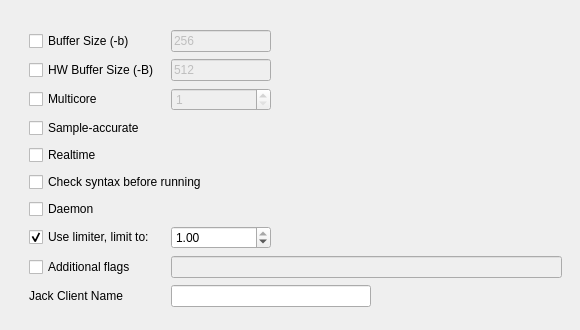
         <widget class="QWidget" name="tab_14">
          <attribute name="title">
           <string>Advanced</string>
          </attribute>
          <widget class="QFrame" name="frame">
           <property name="geometry">
            <rect>
             <x>20</x>
             <y>20</y>
             <width>551</width>
             <height>301</height>
            </rect>
           </property>
           <property name="sizePolicy">
            <sizepolicy hsizetype="Preferred" vsizetype="Fixed">
             <horstretch>0</horstretch>
             <verstretch>0</verstretch>
            </sizepolicy>
           </property>
           <layout class="QGridLayout" name="gridLayout_10">
            <property name="spacing">
             <number>6</number>
            </property>
            <item row="13" column="0">
             <widget class="QCheckBox" name="AdditionalFlagsCheckBox">
              <property name="toolTip">
               <string>Extra command line flags passed to Csound</string>
              </property>
              <property name="text">
               <string>Additional flags</string>
              </property>
             </widget>
            </item>
            <item row="14" column="0">
             <widget class="QLabel" name="label_6">
              <property name="text">
               <string>Jack Client Name</string>
              </property>
             </widget>
            </item>
            <item row="12" column="0">
             <widget class="QCheckBox" name="limiterCheckBox">
              <property name="enabled">
               <bool>true</bool>
              </property>
              <property name="toolTip">
               <string extracomment="Requires Csound 6.16 or later"/>
              </property>
              <property name="whatsThis">
               <string extracomment="Requires Csound 6.16 or later"/>
              </property>
              <property name="text">
               <string>Use limiter, limit to:</string>
              </property>
              <property name="checked">
               <bool>true</bool>
              </property>
             </widget>
            </item>
            <item row="12" column="2">
             <widget class="QDoubleSpinBox" name="limiterSpinBox">
              <property name="enabled">
               <bool>true</bool>
              </property>
              <property name="maximumSize">
               <size>
                <width>100</width>
                <height>16777215</height>
               </size>
              </property>
              <property name="minimum">
               <double>0.010000000000000</double>
              </property>
              <property name="maximum">
               <double>1.000000000000000</double>
              </property>
              <property name="singleStep">
               <double>0.010000000000000</double>
              </property>
              <property name="value">
               <double>1.000000000000000</double>
              </property>
             </widget>
            </item>
            <item row="2" column="2">
             <widget class="QLineEdit" name="BufferSizeLineEdit">
              <property name="enabled">
               <bool>false</bool>
              </property>
              <property name="maximumSize">
               <size>
                <width>100</width>
                <height>16777215</height>
               </size>
              </property>
              <property name="toolTip">
               <string>&lt;html&gt;&lt;head/&gt;&lt;body&gt;&lt;p&gt;1. For &lt;span style=&quot; font-weight:600;&quot;&gt;portaudio&lt;/span&gt;, -B suggests a latency, -b is used to set the buffersize.&lt;/p&gt;&lt;p&gt;2. For &lt;span style=&quot; font-weight:600;&quot;&gt;coreaudio&lt;/span&gt;, &lt;span style=&quot; font-weight:600;&quot;&gt;-B&lt;/span&gt; is the size of the internal buffer, &lt;span style=&quot; font-weight:600;&quot;&gt;-b&lt;/span&gt; is used for the actual IO buffer size.&lt;/p&gt;&lt;p&gt;3. For &lt;span style=&quot; font-weight:600;&quot;&gt;jack&lt;/span&gt;, &lt;span style=&quot; font-weight:600;&quot;&gt;-B&lt;/span&gt; is used to determine the number of buffers used in conjunction with -b , num = (N + M + 1) / M. &lt;span style=&quot; font-weight:600;&quot;&gt;-b&lt;/span&gt; is the size of each buffer.&lt;/p&gt;&lt;p&gt;4. For &lt;span style=&quot; font-weight:600;&quot;&gt;alsa&lt;/span&gt;, &lt;span style=&quot; font-weight:600;&quot;&gt;-B&lt;/span&gt; is the buffer size, &lt;span style=&quot; font-weight:600;&quot;&gt;-b&lt;/span&gt; is the period size&lt;/p&gt;&lt;p&gt;5. For &lt;span style=&quot; font-weight:600;&quot;&gt;pulse&lt;/span&gt;, &lt;span style=&quot; font-weight:600;&quot;&gt;-b&lt;/span&gt; is the actual buffersize passed to the device, &lt;span style=&quot; font-weight:600;&quot;&gt;-B&lt;/span&gt; is not used.&lt;/p&gt;&lt;p&gt;Use power-of-two values for &lt;span style=&quot; font-weight:600;&quot;&gt;ksmps&lt;/span&gt; (which is the same as &amp;quot;block size&amp;quot; in PureData or &amp;quot;vector size&amp;quot; in Max). Make sure  ksmps divides buffer size with no remainder. So, for -b 128, use ksmps = 128, 64, 32, 16, etc.&lt;/p&gt;&lt;/body&gt;&lt;/html&gt;</string>
              </property>
              <property name="text">
               <string>256</string>
              </property>
             </widget>
            </item>
            <item row="4" column="0">
             <widget class="QCheckBox" name="multicoreCheckBox">
              <property name="enabled">
               <bool>true</bool>
              </property>
              <property name="toolTip">
               <string>Use multiple cores when running Csound</string>
              </property>
              <property name="text">
               <string>Multicore</string>
              </property>
             </widget>
            </item>
            <item row="3" column="2">
             <widget class="QLineEdit" name="HwBufferSizeLineEdit">
              <property name="enabled">
               <bool>false</bool>
              </property>
              <property name="minimumSize">
               <size>
                <width>0</width>
                <height>0</height>
               </size>
              </property>
              <property name="maximumSize">
               <size>
                <width>100</width>
                <height>16777215</height>
               </size>
              </property>
              <property name="toolTip">
               <string>&lt;html&gt;&lt;head/&gt;&lt;body&gt;&lt;p&gt;1. For &lt;span style=&quot; font-weight:600;&quot;&gt;portaudio&lt;/span&gt;, -B suggests a latency, -b is used to set the buffersize.&lt;/p&gt;&lt;p&gt;2. For &lt;span style=&quot; font-weight:600;&quot;&gt;coreaudio&lt;/span&gt;, &lt;span style=&quot; font-weight:600;&quot;&gt;-B&lt;/span&gt; is the size of the internal buffer, &lt;span style=&quot; font-weight:600;&quot;&gt;-b&lt;/span&gt; is used for the actual IO buffer size.&lt;/p&gt;&lt;p&gt;3. For &lt;span style=&quot; font-weight:600;&quot;&gt;jack&lt;/span&gt;, &lt;span style=&quot; font-weight:600;&quot;&gt;-B&lt;/span&gt; is used to determine the number of buffers used in conjunction with -b , num = (N + M + 1) / M. &lt;span style=&quot; font-weight:600;&quot;&gt;-b&lt;/span&gt; is the size of each buffer.&lt;/p&gt;&lt;p&gt;4. For &lt;span style=&quot; font-weight:600;&quot;&gt;alsa&lt;/span&gt;, &lt;span style=&quot; font-weight:600;&quot;&gt;-B&lt;/span&gt; is the buffer size, &lt;span style=&quot; font-weight:600;&quot;&gt;-b&lt;/span&gt; is the period size&lt;/p&gt;&lt;p&gt;5. For &lt;span style=&quot; font-weight:600;&quot;&gt;pulse&lt;/span&gt;, &lt;span style=&quot; font-weight:600;&quot;&gt;-b&lt;/span&gt; is the actual buffersize passed to the device, &lt;span style=&quot; font-weight:600;&quot;&gt;-B&lt;/span&gt; is not used.&lt;/p&gt;&lt;p&gt;Use power-of-two values for &lt;span style=&quot; font-weight:600;&quot;&gt;ksmps&lt;/span&gt; (which is the same as &amp;quot;block size&amp;quot; in PureData or &amp;quot;vector size&amp;quot; in Max). Make sure  ksmps divides buffer size with no remainder. So, for -b 128, use ksmps = 128, 64, 32, 16, etc.&lt;/p&gt;&lt;/body&gt;&lt;/html&gt;</string>
              </property>
              <property name="text">
               <string>512</string>
              </property>
             </widget>
            </item>
            <item row="2" column="0">
             <widget class="QCheckBox" name="BufferSizeCheckBox">
              <property name="toolTip">
               <string>&lt;html&gt;&lt;head/&gt;&lt;body&gt;&lt;p&gt;1. For &lt;span style=&quot; font-weight:600;&quot;&gt;portaudio&lt;/span&gt;, -B suggests a latency, -b is used to set the buffersize.&lt;/p&gt;&lt;p&gt;2. For &lt;span style=&quot; font-weight:600;&quot;&gt;coreaudio&lt;/span&gt;, &lt;span style=&quot; font-weight:600;&quot;&gt;-B&lt;/span&gt; is the size of the internal buffer, &lt;span style=&quot; font-weight:600;&quot;&gt;-b&lt;/span&gt; is used for the actual IO buffer size.&lt;/p&gt;&lt;p&gt;3. For &lt;span style=&quot; font-weight:600;&quot;&gt;jack&lt;/span&gt;, &lt;span style=&quot; font-weight:600;&quot;&gt;-B&lt;/span&gt; is used to determine the number of buffers used in conjunction with -b , num = (N + M + 1) / M. &lt;span style=&quot; font-weight:600;&quot;&gt;-b&lt;/span&gt; is the size of each buffer.&lt;/p&gt;&lt;p&gt;4. For &lt;span style=&quot; font-weight:600;&quot;&gt;alsa&lt;/span&gt;, &lt;span style=&quot; font-weight:600;&quot;&gt;-B&lt;/span&gt; is the buffer size, &lt;span style=&quot; font-weight:600;&quot;&gt;-b&lt;/span&gt; is the period size&lt;/p&gt;&lt;p&gt;5. For &lt;span style=&quot; font-weight:600;&quot;&gt;pulse&lt;/span&gt;, &lt;span style=&quot; font-weight:600;&quot;&gt;-b&lt;/span&gt; is the actual buffersize passed to the device, &lt;span style=&quot; font-weight:600;&quot;&gt;-B&lt;/span&gt; is not used.&lt;/p&gt;&lt;p&gt;Use power-of-two values for &lt;span style=&quot; font-weight:600;&quot;&gt;ksmps&lt;/span&gt; (which is the same as &amp;quot;block size&amp;quot; in PureData or &amp;quot;vector size&amp;quot; in Max). Make sure  ksmps divides buffer size with no remainder. So, for -b 128, use ksmps = 128, 64, 32, 16, etc.&lt;/p&gt;&lt;/body&gt;&lt;/html&gt;</string>
              </property>
              <property name="text">
               <string>Buffer Size (-b)</string>
              </property>
             </widget>
            </item>
            <item row="10" column="0" colspan="3">
             <widget class="QCheckBox" name="checkSyntaxBeforeRunCheckBox">
              <property name="toolTip">
               <string>&lt;html&gt;&lt;head/&gt;&lt;body&gt;&lt;p&gt;In some cases csound might crash (and CsoundQt might crash with it) before any debugging information is visible in the CsoundQt console (during compilation). For such cases turn on this option to do a syntax check prior to running csound with full communication with widgets, etc.&lt;/p&gt;&lt;/body&gt;&lt;/html&gt;</string>
              </property>
              <property name="text">
               <string>Check syntax before running</string>
              </property>
             </widget>
            </item>
            <item row="9" column="0">
             <widget class="QCheckBox" name="realtimeCheckBox">
              <property name="toolTip">
               <string>&lt;html&gt;&lt;head/&gt;&lt;body&gt;&lt;p&gt;Realtime priority mode. In this mode all initialization (loading of buffers, etc) is done in a background thread. The scheduled instrument starts executing when these background tasks are finished. This can help to eliminate dropouts (but might have a negative effect in scheduling accuracy). &lt;span style=&quot; font-weight:600;&quot;&gt;NB: in realtime mode all printing is done to stderr&lt;/span&gt;. In order to see the effect of any printing opcodes open CsoundQt from the command line. All printing will be visible at the terminal. &lt;/p&gt;&lt;/body&gt;&lt;/html&gt;</string>
              </property>
              <property name="text">
               <string>Realtime</string>
              </property>
             </widget>
            </item>
            <item row="7" column="0">
             <widget class="QCheckBox" name="sampleAccurateCheckBox">
              <property name="toolTip">
               <string>&lt;html&gt;&lt;head/&gt;&lt;body&gt;&lt;p&gt;Enable sample-accurate mode. In this mode rendering is not quantized to performance cycles but starts at the specified sample corresponding to the start time of an event. &lt;/p&gt;&lt;/body&gt;&lt;/html&gt;</string>
              </property>
              <property name="text">
               <string>Sample-accurate</string>
              </property>
             </widget>
            </item>
            <item row="4" column="2">
             <widget class="QSpinBox" name="numThreadsSpinBox">
              <property name="enabled">
               <bool>false</bool>
              </property>
              <property name="maximumSize">
               <size>
                <width>100</width>
                <height>16777215</height>
               </size>
              </property>
              <property name="toolTip">
               <string>Number of threads when using multicore</string>
              </property>
              <property name="buttonSymbols">
               <enum>QAbstractSpinBox::UpDownArrows</enum>
              </property>
              <property name="minimum">
               <number>1</number>
              </property>
              <property name="maximum">
               <number>12</number>
              </property>
             </widget>
            </item>
            <item row="14" column="2">
             <widget class="QLineEdit" name="JackNameLineEdit">
              <property name="enabled">
               <bool>true</bool>
              </property>
              <property name="maximumSize">
               <size>
                <width>200</width>
                <height>16777215</height>
               </size>
              </property>
              <property name="toolTip">
               <string>&lt;html&gt;&lt;head/&gt;&lt;body&gt;&lt;p&gt;Use * for current filename. &lt;/p&gt;&lt;p&gt;This setting is used only when jack is selected as the RT audio module. &lt;/p&gt;&lt;/body&gt;&lt;/html&gt;</string>
              </property>
              <property name="frame">
               <bool>true</bool>
              </property>
             </widget>
            </item>
            <item row="11" column="0">
             <widget class="QCheckBox" name="daemonCheckBox">
              <property name="enabled">
               <bool>true</bool>
              </property>
              <property name="toolTip">
               <string>&lt;html&gt;&lt;head/&gt;&lt;body&gt;&lt;p&gt;Daemon mode. Do not exit if CSD/orchestra is not given, is empty or does not compile. &lt;br/&gt;&lt;span style=&quot; font-weight:600;&quot;&gt;NB&lt;/span&gt;: use with care. In the case of syntax errors csound will keep execution in at times undefined state, causing crashes and possibly bringing CsoundQt down with it. &lt;/p&gt;&lt;p&gt;&lt;span style=&quot; font-weight:600;&quot;&gt;NB2&lt;/span&gt;: in the absence of a score or of any events within the &amp;lt;CsScore&amp;gt; tag csound goes into daemon mode by default. &lt;br/&gt;&lt;/p&gt;&lt;/body&gt;&lt;/html&gt;</string>
              </property>
              <property name="styleSheet">
               <string notr="true"/>
              </property>
              <property name="text">
               <string>Daemon</string>
              </property>
             </widget>
            </item>
            <item row="13" column="2">
             <widget class="QLineEdit" name="AdditionalFlagsLineEdit">
              <property name="enabled">
               <bool>false</bool>
              </property>
              <property name="sizePolicy">
               <sizepolicy hsizetype="Expanding" vsizetype="Fixed">
                <horstretch>0</horstretch>
                <verstretch>0</verstretch>
               </sizepolicy>
              </property>
              <property name="maximumSize">
               <size>
                <width>600</width>
                <height>16777215</height>
               </size>
              </property>
              <property name="toolTip">
               <string>&lt;html&gt;&lt;head/&gt;&lt;body&gt;&lt;p&gt;&lt;span style=&quot; font-weight:600;&quot;&gt;Csound flags&lt;/span&gt;:&lt;/p&gt;&lt;p&gt;--dither → dither&lt;br/&gt;--ksmps → Override number of samples per cycle&lt;br/&gt;--sample-rate=48000 → Override sample rate&lt;br/&gt;--env:NAME=VALUE → Set environment veriable NAME to VALUE&lt;br/&gt;--omacro:XXX=YYY → set orchestra macro XXX to value YYY&lt;br/&gt;--smacro:XXX=YYY → Set score macro XXX to value YYY&lt;br/&gt;--sample-accurate → Use sample-accurate timing of events&lt;br/&gt;--realtime → Realtime priority mode&lt;br/&gt;--daemon → Do not exit if orchestra is not given&lt;br/&gt;--port=N → liston to UDP port N for code (implies --daemon) &lt;br/&gt;--udp-echo → Echo UDP commands on terminal&lt;br/&gt;&lt;/p&gt;&lt;/body&gt;&lt;/html&gt;</string>
              </property>
              <property name="maxLength">
               <number>32760</number>
              </property>
              <property name="frame">
               <bool>true</bool>
              </property>
             </widget>
            </item>
            <item row="3" column="0">
             <widget class="QCheckBox" name="HwBufferSizeCheckBox">
              <property name="toolTip">
               <string>&lt;html&gt;&lt;head/&gt;&lt;body&gt;&lt;p&gt;1. For &lt;span style=&quot; font-weight:600;&quot;&gt;portaudio&lt;/span&gt;, -B suggests a latency, -b is used to set the buffersize.&lt;/p&gt;&lt;p&gt;2. For &lt;span style=&quot; font-weight:600;&quot;&gt;coreaudio&lt;/span&gt;, &lt;span style=&quot; font-weight:600;&quot;&gt;-B&lt;/span&gt; is the size of the internal buffer, &lt;span style=&quot; font-weight:600;&quot;&gt;-b&lt;/span&gt; is used for the actual IO buffer size.&lt;/p&gt;&lt;p&gt;3. For &lt;span style=&quot; font-weight:600;&quot;&gt;jack&lt;/span&gt;, &lt;span style=&quot; font-weight:600;&quot;&gt;-B&lt;/span&gt; is used to determine the number of buffers used in conjunction with -b , num = (N + M + 1) / M. &lt;span style=&quot; font-weight:600;&quot;&gt;-b&lt;/span&gt; is the size of each buffer.&lt;/p&gt;&lt;p&gt;4. For &lt;span style=&quot; font-weight:600;&quot;&gt;alsa&lt;/span&gt;, &lt;span style=&quot; font-weight:600;&quot;&gt;-B&lt;/span&gt; is the buffer size, &lt;span style=&quot; font-weight:600;&quot;&gt;-b&lt;/span&gt; is the period size&lt;/p&gt;&lt;p&gt;5. For &lt;span style=&quot; font-weight:600;&quot;&gt;pulse&lt;/span&gt;, &lt;span style=&quot; font-weight:600;&quot;&gt;-b&lt;/span&gt; is the actual buffersize passed to the device, &lt;span style=&quot; font-weight:600;&quot;&gt;-B&lt;/span&gt; is not used.&lt;/p&gt;&lt;p&gt;Use power-of-two values for &lt;span style=&quot; font-weight:600;&quot;&gt;ksmps&lt;/span&gt; (which is the same as &amp;quot;block size&amp;quot; in PureData or &amp;quot;vector size&amp;quot; in Max). Make sure  ksmps divides buffer size with no remainder. So, for -b 128, use ksmps = 128, 64, 32, 16, etc.&lt;/p&gt;&lt;/body&gt;&lt;/html&gt;</string>
              </property>
              <property name="text">
               <string>HW Buffer Size (-B)</string>
              </property>
             </widget>
            </item>
           </layout>
          </widget>
         </widget>
